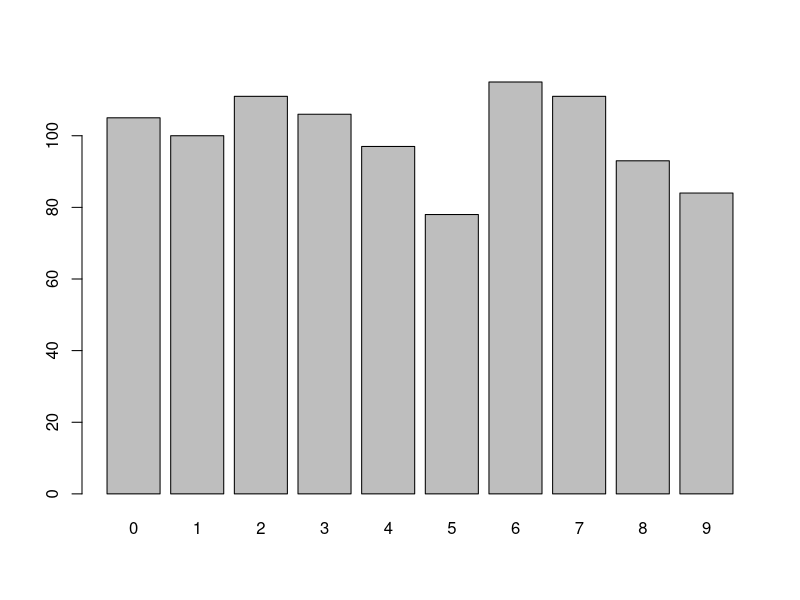

Recreate this plot in R.
## ---- chunk 1
knitr::opts_chunk$set(echo = TRUE)
## ---- chunk 2
#dunif(x, min = 0, max = 1, log = FALSE)
#punif(q, min = 0, max = 1, lower.tail = TRUE, log.p = FALSE)
#qunif(p, min = 0, max = 1, lower.tail = TRUE, log.p = FALSE)
#runif(n, min = 0, max = 1)
n <- floor(runif(1000)*10)
t <- table(n)
barplot(t)
